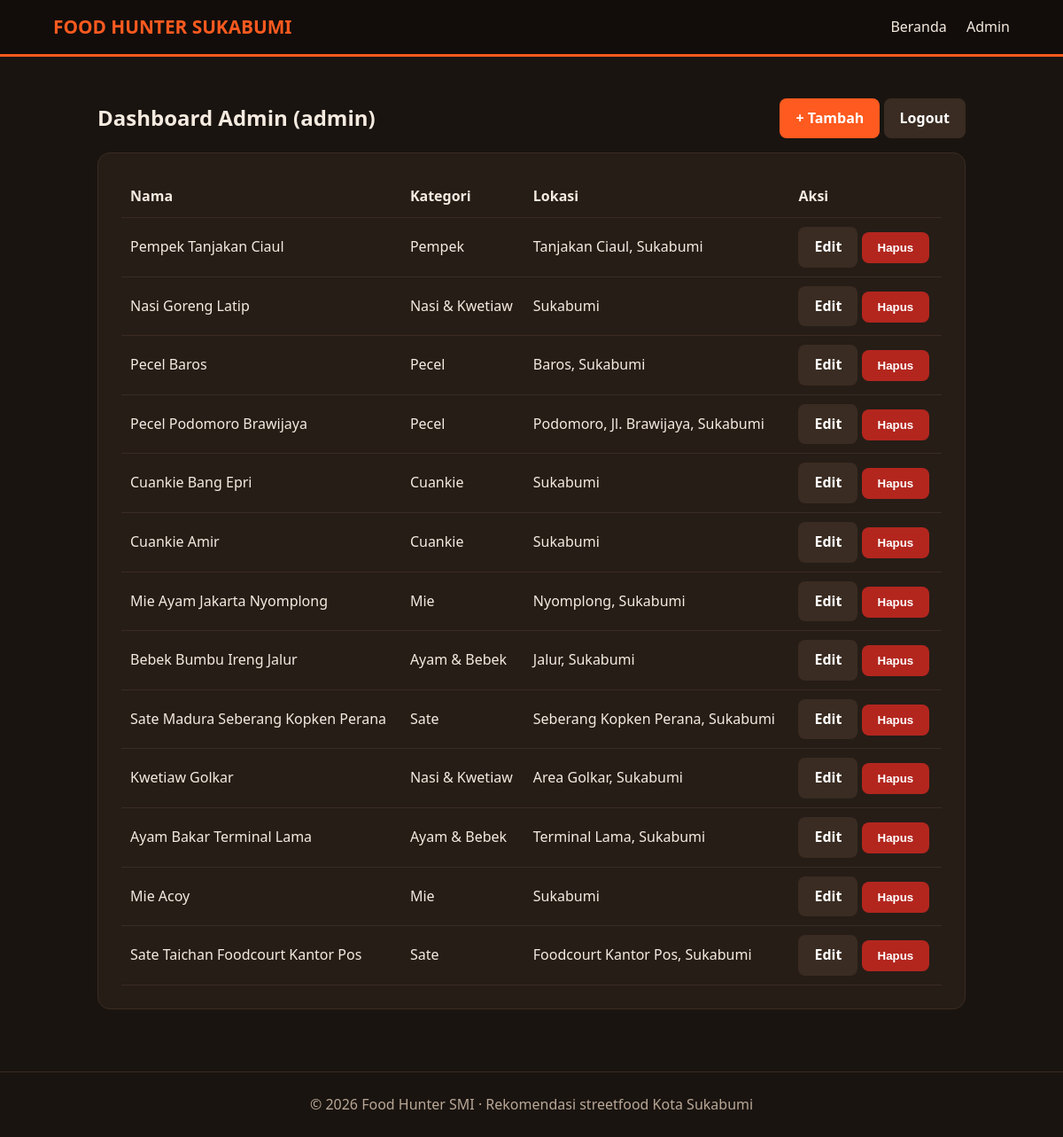
The page /admin/index.php (signed in) on the database its author committed.
### tables this page shows
CREATE TABLE IF NOT EXISTS kuliner (
  id INT AUTO_INCREMENT PRIMARY KEY,
  nama VARCHAR(100) NOT NULL,
  kategori VARCHAR(50) NOT NULL,
  lokasi VARCHAR(150) NOT NULL,
  deskripsi TEXT,
  harga VARCHAR(50),
  jam_buka VARCHAR(50),
  maps_link VARCHAR(255),
  created_at TIMESTAMP DEFAULT CURRENT_TIMESTAMP
);

### config.php (called while the page is built, shortened)
<?php
function e($s) { return htmlspecialchars((string)$s, ENT_QUOTES, 'UTF-8'); }

### admin/index.php (the view, shortened to what this page needs)
<?php
require __DIR__ . '/../config.php';
$data = $pdo->query("SELECT id, nama, kategori, lokasi FROM kuliner ORDER BY id DESC")->fetchAll();
include __DIR__ . '/../includes/header.php';
?>
<main class="wrap">
  <div style="display:flex;justify-content:space-between;align-items:center;flex-wrap:wrap;gap:10px">
    <h2>Dashboard Admin (<?= e($_SESSION['admin']) ?>)</h2>
    <div><a class="btn" href="form.php">+ Tambah</a> <a class="btn sec" href="logout.php">Logout</a></div>
  </div>
  <div class="box" style="overflow-x:auto">
    <table>
      <tr><th>Nama</th><th>Kategori</th><th>Lokasi</th><th>Aksi</th></tr>
      <?php foreach ($data as $r): ?>
      <tr>
        <td><?= e($r['nama']) ?></td><td><?= e($r['kategori']) ?></td><td><?= e($r['lokasi']) ?></td>
        <td style="white-space:nowrap">
          <a class="btn sec" href="form.php?id=<?= (int)$r['id'] ?>">Edit</a>
          <form method="post" action="hapus.php" style="display:inline" onsubmit="return confirm('Hapus data ini?')">
            <button class="btn del">Hapus</button>
          </form>
        </td>
      </tr>
      <?php endforeach; ?>
    </table>
  </div>
</main>
<?php include __DIR__ . '/../includes/footer.php'; ?>

### assets/style.css (style rules this page uses)
:root { --bg:#1a1410;--card:#261d17;--line:#3a2c22;--text:#f5ebe0;--muted:#b9a897;--hot:#ff5a1f;--gold:#ffb703 }
* { box-sizing:border-box }
body { margin:0;font-family:system-ui,Segoe UI,Arial,sans-serif;background:var(--bg);color:var(--text);line-height:1.6 }
a { color:var(--gold);text-decoration:none }
.btn { display:inline-block;padding:10px 18px;border:0;border-radius:8px;background:var(--hot);color:#fff;font-weight:700;cursor:pointer }
.btn.sec { background:var(--line) }
.btn.del { background:#b3261e }
.wrap { max-width:1100px;margin:0 auto;padding:30px 5% }
.box { background:var(--card);border:1px solid var(--line);border-radius:14px;padding:26px }
table { width:100%;border-collapse:collapse }
th,td { padding:10px;border-bottom:1px solid var(--line);text-align:left }

### rows shown on the page
kuliner: nama "Pempek Tanjakan Ciaul", kategori "Pempek", lokasi "Tanjakan Ciaul, Sukabumi"
kuliner: nama "Nasi Goreng Latip", kategori "Nasi & Kwetiaw", lokasi "Sukabumi"
kuliner: nama "Pecel Baros", kategori "Pecel", lokasi "Baros, Sukabumi"
kuliner: nama "Pecel Podomoro Brawijaya", kategori "Pecel", lokasi "Podomoro, Jl. Brawijaya, Sukabumi"
kuliner: nama "Cuankie Bang Epri", kategori "Cuankie", lokasi "Sukabumi"
kuliner: nama "Cuankie Amir", kategori "Cuankie", lokasi "Sukabumi"
kuliner: nama "Mie Ayam Jakarta Nyomplong", kategori "Mie", lokasi "Nyomplong, Sukabumi"
kuliner: nama "Bebek Bumbu Ireng Jalur", kategori "Ayam & Bebek", lokasi "Jalur, Sukabumi"
kuliner: nama "Sate Madura Seberang Kopken Perana", kategori "Sate", lokasi "Seberang Kopken Perana, Sukabumi"
kuliner: nama "Kwetiaw Golkar", kategori "Nasi & Kwetiaw", lokasi "Area Golkar, Sukabumi"
kuliner: nama "Ayam Bakar Terminal Lama", kategori "Ayam & Bebek", lokasi "Terminal Lama, Sukabumi"
kuliner: nama "Mie Acoy", kategori "Mie", lokasi "Sukabumi"
kuliner: nama "Sate Taichan Foodcourt Kantor Pos", kategori "Sate", lokasi "Foodcourt Kantor Pos, Sukabumi"

### other values the page prints
$_SESSION['admin'] "admin"
